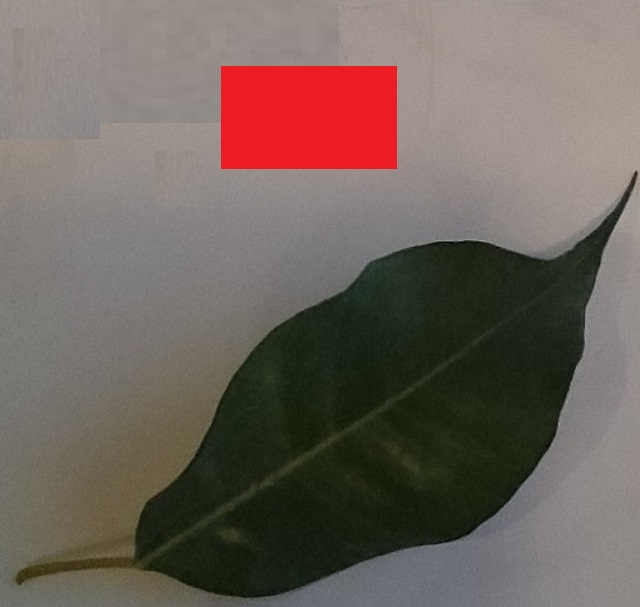
#> input picture src/skicit/sample.JPG, 640 x 607 px
$ python 5-pil.py   (older library calls are emulated)
#> lines starting #> are read from the running program, lines starting #| are printed output that depends on the picture


# 0 : b  ,  1 : g  ,  2 : r

sample_file = 'sample.JPG'
#sample_file = 'leaf2.JPG'

from PIL import Image
import os

MAX_DIMENS = 1024 , 1024
im = Image.open(sample_file)
#> im is the input picture: PIL image 640x607 RGB; mean R, G, B 111.3, 99.5, 92.1
im.thumbnail(MAX_DIMENS, Image.ANTIALIAS)

# Separate RGB arrays
R, G, B = im.convert('RGB').split()
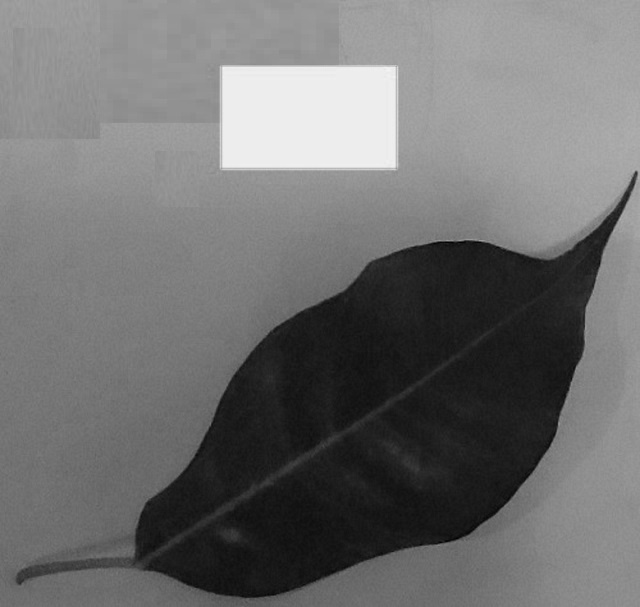
#> R: PIL image 640x607 L; min 0, max 243, mean 111.3
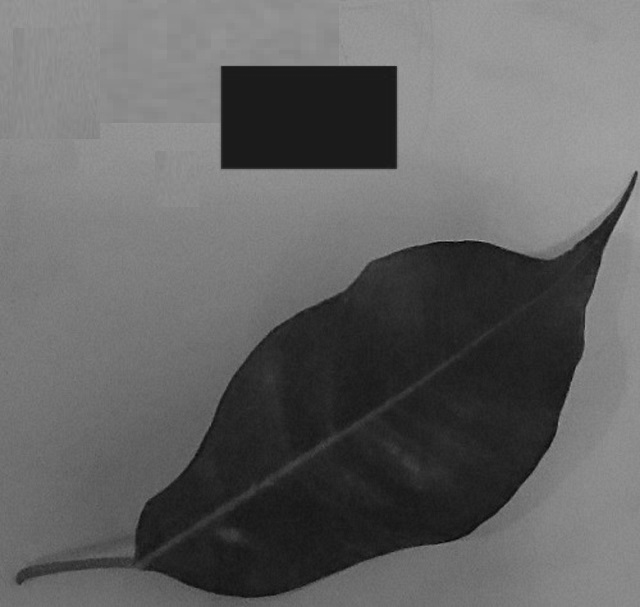
#> G: PIL image 640x607 L; min 2, max 173, mean 99.5
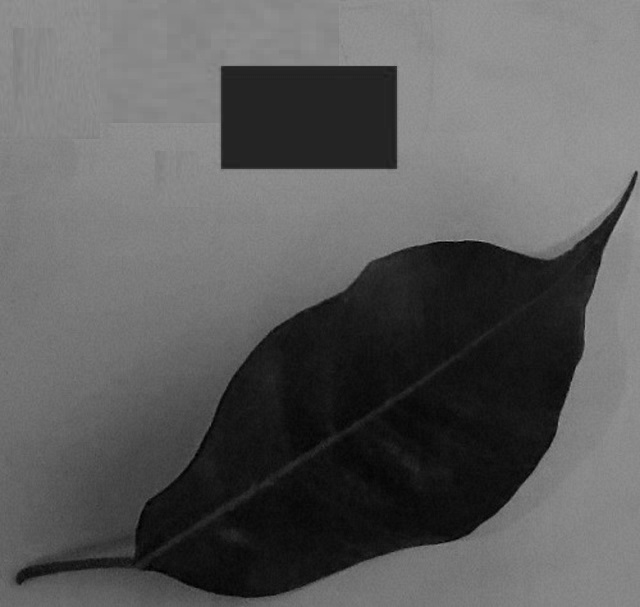
#> B: PIL image 640x607 L; min 0, max 166, mean 92.1
r = R.load()
g = G.load()
b = B.load()
w, h = im.size
#> w = 640; h = 607
COLOR_LIMIT = 1.1

# Convert non-black pixels to white
for i in range(w):
    for j in range(h):
        aver = ( r[i,j] + g[i, j] + b[i, j] ) / 3

        if r[i,j] < aver * COLOR_LIMIT or r[i,j] < g[i,j] + b[i,j] : r[i,j] = 0 # red is too low
        if g[i,j] < aver * COLOR_LIMIT or g[i,j] < r[i,j] + b[i,j] : g[i,j] = 0 # green is too low
        b[i,j] = 0 # delete blue

# Merge just the R channel as all channels
im = Image.merge('RGB', (R, G, B))
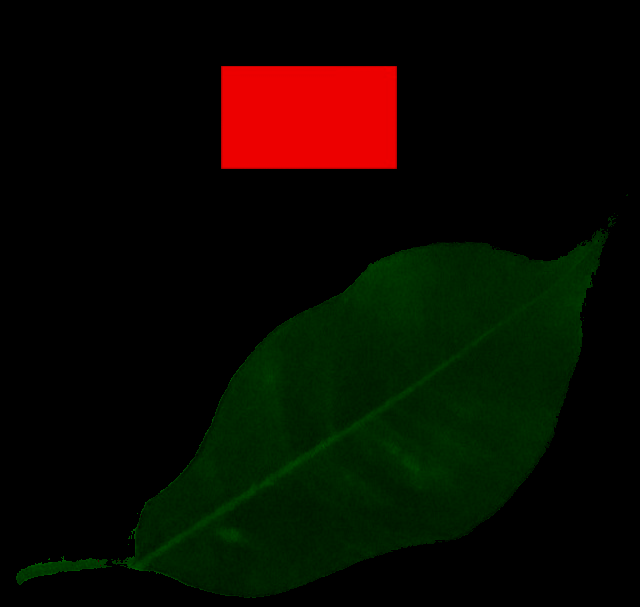
#> im: PIL image 640x607 RGB; mean R, G, B 11, 9.8, 0
im.show()

$ run again, with src/skicit/leaf2.JPG copied over src/skicit/sample.JPG
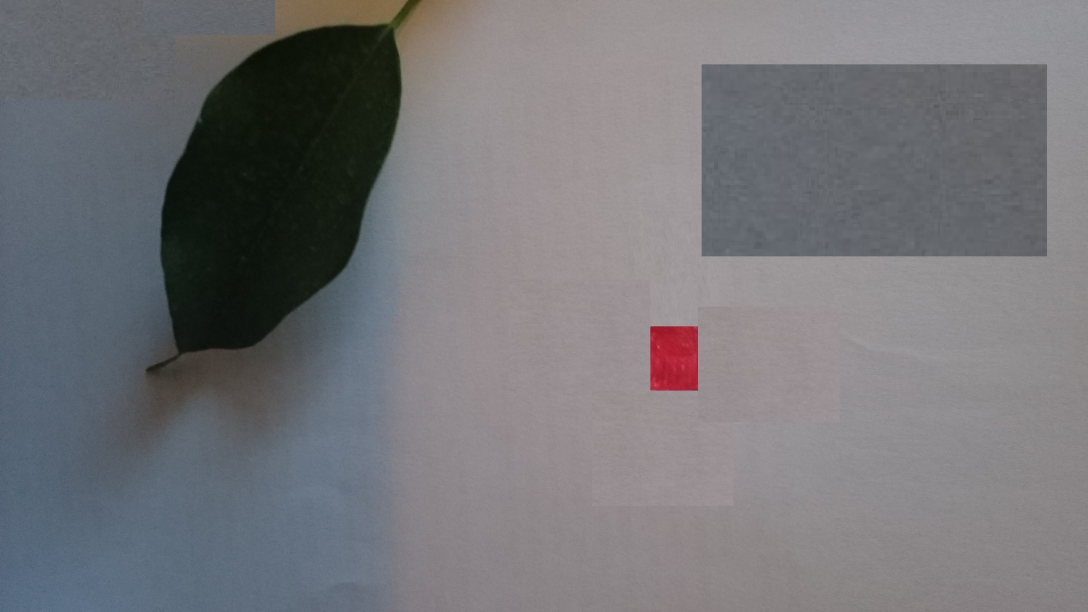
#> input picture src/skicit/leaf2.JPG, 3264 x 1836 px (shown at 1/3 size)
#> im is the input picture: PIL image 3264x1836 RGB; mean R, G, B 116.9, 116.6, 120.2
#> `R, G, B = im.convert('RGB').split()`:
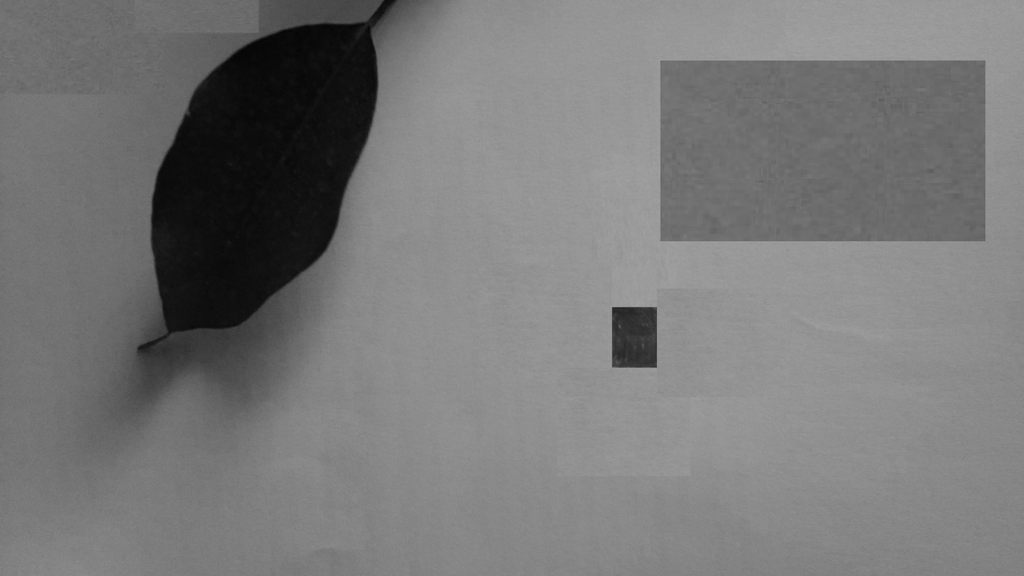
#> B: PIL image 1024x576 L; min 4, max 163, mean 120.2
#> `im = Image.merge('RGB', (R, G, B))`:
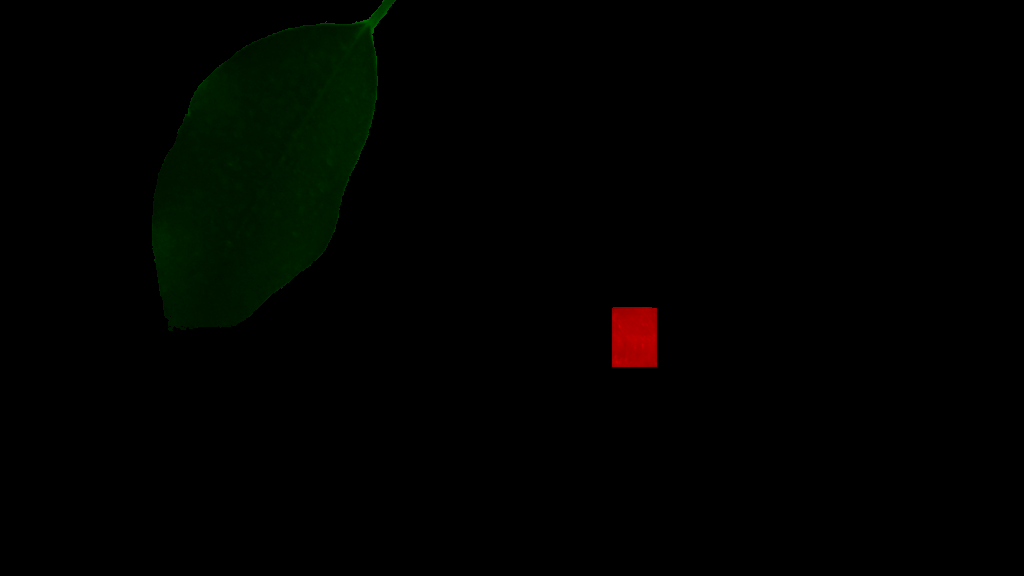
#> im: PIL image 1024x576 RGB; mean R, G, B 0.8, 2.1, 0

$ run again, with src/skicit/leaf1.JPG copied over src/skicit/sample.JPG
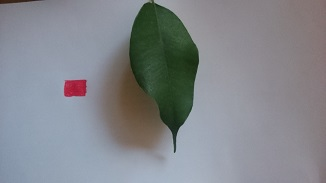
#> input picture src/skicit/leaf1.JPG, 326 x 183 px
#> im is the input picture: PIL image 326x183 RGB; mean R, G, B 131.3, 134.4, 139.4
#> `R, G, B = im.convert('RGB').split()`:
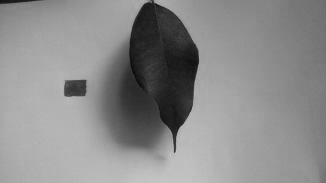
#> B: PIL image 326x183 L; min 7, max 197, mean 139.4
#> `im = Image.merge('RGB', (R, G, B))`:
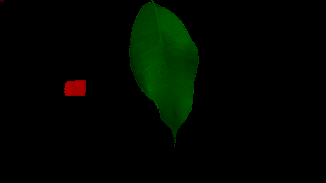
#> im: PIL image 326x183 RGB; mean R, G, B 0.9, 6.6, 0
